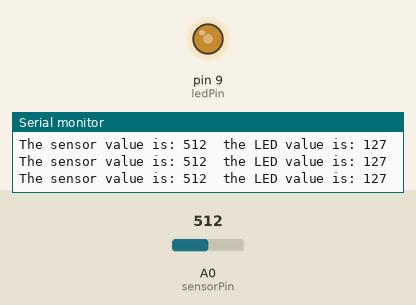
This sketch was run on a simulated Arduino Uno, built with avr-gcc and run on an emulated ATmega328P. Parts: output pins drawn as LEDs (lit = HIGH), the last lines printed to the serial monitor. The test bench sets the inputs (shaded band); at power-on: A0 (sensorPin) = 512.

Above: at 1.3 s.
1.4 s: A0 (sensorPin) set to 716
At 2.6 s:
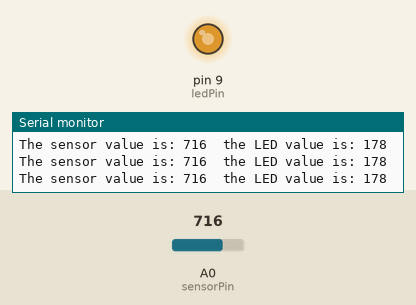
3.0 s: A0 (sensorPin) set to 900
At 3.8 s:
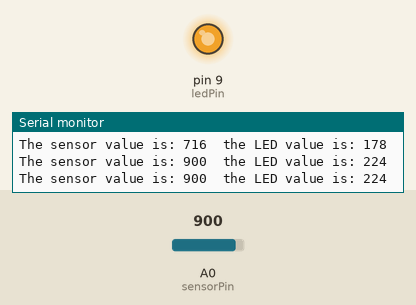
4.5 s: A0 (sensorPin) set to 122
At 5.0 s:
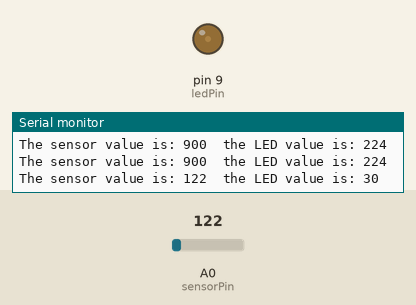
6.0 s: A0 (sensorPin) set to 0
At 7.2 s:
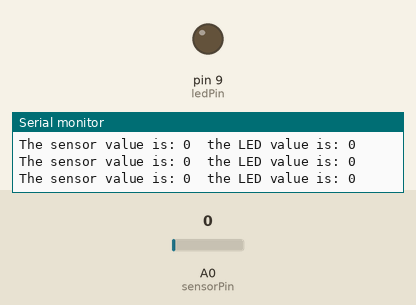
7.5 s: A0 (sensorPin) set to 511
At 8.7 s:
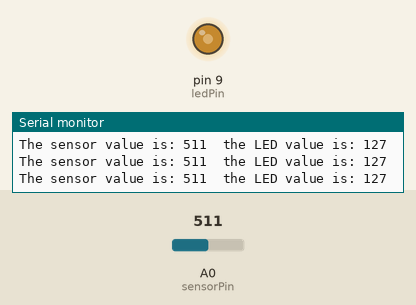
Timing chart, 0 to 10.0 s (numbered marks = the images above; inputs shaded):
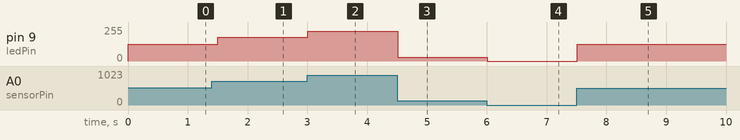

Measured:
- after the input at 1.4 s, pin 9 (ledPin): 127/255 → 178/255 after 0.10 s
- after the input at 3.0 s, pin 9 (ledPin): 178/255 → 224/255 at once
- after the input at 4.5 s, pin 9 (ledPin): 224/255 → 30/255 at once
- after the input at 6.0 s, pin 9 (ledPin): 30/255 → 0/255 at once
- after the input at 7.5 s, pin 9 (ledPin): 0/255 → 127/255 at once

The sketch:

10H_PhotoResistor.ino
```cpp
int sensorPin = A0;
int ledPin = 9;
int sensorValue;
int ledValue;
int delayTime = 500;

void setup() {
	pinMode(ledPin, OUTPUT);
	Serial.begin(9600);
}

void loop() {
	sensorValue = analogRead(sensorPin);
	ledValue = map(sensorValue, 0, 1023, 0, 255);

	analogWrite(ledPin, ledValue);
	Serial.print("The sensor value is: ");
	Serial.print(sensorValue);
	Serial.print("	the LED value is: ");
	Serial.println(ledValue);
	delay(delayTime);
}
```
